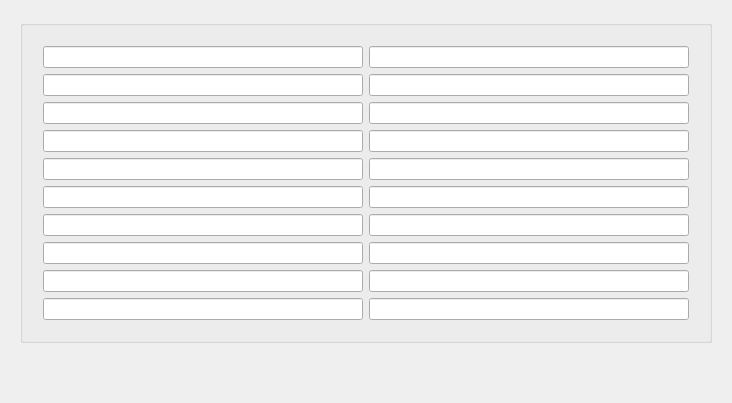
         <widget class="QWidget" name="tab_3">
          <attribute name="title">
           <string>Ausrüstung</string>
          </attribute>
          <layout class="QVBoxLayout" name="verticalLayout_6">
           <property name="leftMargin">
            <number>20</number>
           </property>
           <property name="topMargin">
            <number>20</number>
           </property>
           <property name="rightMargin">
            <number>20</number>
           </property>
           <property name="bottomMargin">
            <number>20</number>
           </property>
           <item>
            <widget class="QGroupBox" name="gbInventar">
             <property name="title">
              <string/>
             </property>
             <property name="flat">
              <bool>false</bool>
             </property>
             <layout class="QGridLayout" name="gridLayout_10" rowstretch="0,0,0,0,0,0,0,0,0,0">
              <property name="sizeConstraint">
               <enum>QLayout::SetDefaultConstraint</enum>
              </property>
              <property name="leftMargin">
               <number>20</number>
              </property>
              <property name="topMargin">
               <number>20</number>
              </property>
              <property name="rightMargin">
               <number>20</number>
              </property>
              <property name="bottomMargin">
               <number>20</number>
              </property>
              <item row="6" column="1">
               <widget class="QLineEdit" name="leAusruestung17"/>
              </item>
              <item row="9" column="1">
               <widget class="QLineEdit" name="leAusruestung20"/>
              </item>
              <item row="5" column="0">
               <widget class="QLineEdit" name="leAusruestung6"/>
              </item>
              <item row="3" column="1">
               <widget class="QLineEdit" name="leAusruestung14"/>
              </item>
              <item row="7" column="0">
               <widget class="QLineEdit" name="leAusruestung8"/>
              </item>
              <item row="0" column="1">
               <widget class="QLineEdit" name="leAusruestung11">
                <property name="minimumSize">
                 <size>
                  <width>320</width>
                  <height>0</height>
                 </size>
                </property>
               </widget>
              </item>
              <item row="9" column="0">
               <widget class="QLineEdit" name="leAusruestung10"/>
              </item>
              <item row="2" column="1">
               <widget class="QLineEdit" name="leAusruestung13"/>
              </item>
              <item row="1" column="0">
               <widget class="QLineEdit" name="leAusruestung2"/>
              </item>
              <item row="7" column="1">
               <widget class="QLineEdit" name="leAusruestung18"/>
              </item>
              <item row="0" column="0">
               <widget class="QLineEdit" name="leAusruestung1">
                <property name="minimumSize">
                 <size>
                  <width>320</width>
                  <height>0</height>
                 </size>
                </property>
                <property name="cursor">
                 <cursorShape>IBeamCursor</cursorShape>
                </property>
                <property name="text">
                 <string/>
                </property>
               </widget>
              </item>
              <item row="1" column="1">
               <widget class="QLineEdit" name="leAusruestung12"/>
              </item>
              <item row="6" column="0">
               <widget class="QLineEdit" name="leAusruestung7"/>
              </item>
              <item row="8" column="1">
               <widget class="QLineEdit" name="leAusruestung19"/>
              </item>
              <item row="5" column="1">
               <widget class="QLineEdit" name="leAusruestung16"/>
              </item>
              <item row="4" column="1">
               <widget class="QLineEdit" name="leAusruestung15"/>
              </item>
              <item row="4" column="0">
               <widget class="QLineEdit" name="leAusruestung5"/>
              </item>
              <item row="3" column="0">
               <widget class="QLineEdit" name="leAusruestung4"/>
              </item>
              <item row="8" column="0">
               <widget class="QLineEdit" name="leAusruestung9"/>
              </item>
              <item row="2" column="0">
               <widget class="QLineEdit" name="leAusruestung3"/>
              </item>
             </layout>
            </widget>
           </item>
           <item>
            <spacer name="verticalSpacer">
             <property name="orientation">
              <enum>Qt::Vertical</enum>
             </property>
             <property name="sizeHint" stdset="0">
              <size>
               <width>20</width>
               <height>40</height>
              </size>
             </property>
            </spacer>
           </item>
          </layout>
         </widget>
